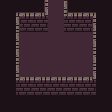

A level layout from a 2D game, rendered from its tile map. Below: a short description, then the map file with its tile-grid data intact:
An orthogonal 7x7 tile map with 16x16 px tiles, 3 tile layers (floor, backwall, frontwall).

<map version="1.0" tiledversion="1.0.3" orientation="orthogonal" renderorder="right-down" width="7" height="7" tilewidth="16" tileheight="16" nextobjectid="1">
 <tileset firstgid="1" name="testmap" tilewidth="16" tileheight="16" tilecount="64" columns="8">
  <image source="testmap.png" width="128" height="128" />
 </tileset>
 <layer name="floor" width="7" height="7">
  <data encoding="csv">
20,20,20,12,20,20,20,
20,12,12,12,12,12,20,
20,12,12,12,12,12,20,
20,12,12,12,12,12,20,
20,12,12,12,12,12,20,
20,12,12,12,12,12,20,
20,20,20,20,20,20,20
</data>
 </layer>
 <layer name="backwall" width="7" height="7">
  <data encoding="csv">
0,2,2,0,2,2,0,
0,10,10,0,10,10,0,
0,0,0,0,0,0,0,
0,0,0,0,0,0,0,
0,2,2,2,2,2,0,
0,10,10,10,10,10,0,
0,0,0,0,0,0,0
</data>
 </layer>
 <layer name="frontwall" width="7" height="7">
  <data encoding="csv">
0,0,4,0,6,0,0,
0,6,0,0,0,4,0,
0,6,0,0,0,4,0,
0,6,0,0,0,4,0,
0,6,0,0,0,4,0,
0,0,0,0,0,0,0,
0,0,0,0,0,0,0
</data>
 </layer>
</map>
